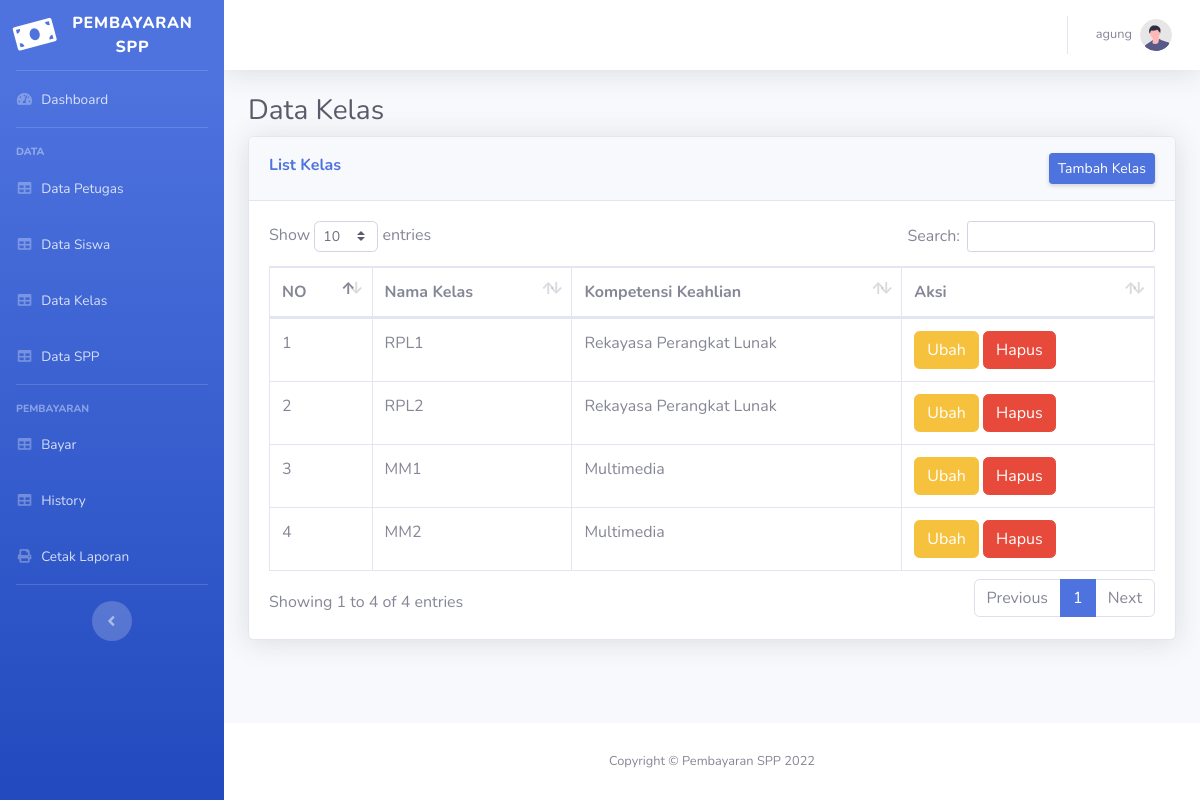
/includes/petugas?p=kelas (signed in), run on the app's committed database.
### tables this page shows
CREATE TABLE `kelas` (
  `id_kelas` int(11) NOT NULL,
  `nama_kelas` varchar(10) NOT NULL,
  `kompetensi_keahlian` varchar(50) NOT NULL
);

### config/koneksi.php (called while the page is built, shortened)
<?php
class DB {
    var $host = "localhost";
    var $user = "root";
    var $pass = "";
    var $dbs = "db_spp1";
    public function connect()
    {
        $conn = new mysqli($this->host, $this->user, $this->pass, $this->dbs) or die(mysqli_connect_error());
        return $conn;
    }
    public function query($query)
    {
        $conn = $this->connect();
        $queryRun = mysqli_query($conn, $query) or die(mysqli_errno($conn));
        return $queryRun;
    }
    public function fetchAll($query)
    {
        $queryRun = $this->query($query);
        $data = $queryRun->fetch_all(MYSQLI_ASSOC);
        return $data;
    }
}
?>

### includes/petugas/Petugas.php (called while the page is built, shortened)
<?php
include "../../config/koneksi.php";
class Petugas extends DB{
    public function allData($table)
    {
        $data = $this->fetchAll("SELECT * from $table");
        return $data;
    }
}

### includes/petugas/data-kelas.php (the view)
<div class="container-fluid">
<h1 class="h3 mb-2 text-gray-800">Data Kelas</h1>
<div class="card shadow mb-4">
    <div class="card-header py-3">
        <h6 class="m-0 font-weight-bold text-primary d-inline">List Kelas</h6>
        <a href="?p=tambah_kelas" class="d-inline d-sm-inline btn btn-sm btn-primary shadow-sm float-right"> Tambah Kelas</a>
    </div>
    <div class="card-body">
        <div class="table-responsive">
            <table class="table table-bordered" id="dataTable" width="100%" cellspacing="0">
                <thead>
                    <tr>
                        <th>NO</th>
                        <th>Nama Kelas</th>
                        <th>Kompetensi Keahlian</th>
                        <th>Aksi</th>
                    </tr>
                </thead>
                <tbody>
                    <?php
                        $no = 1;
                        $petugas = $db->allData("kelas");
                        foreach ($petugas as $key => $row) :
                    ?>
                    <tr>
                        <td><?=$no++?></td>
                        <td><?=$row["nama_kelas"]?></td>
                        <td><?=$row["kompetensi_keahlian"]?></td>
                        <td>
                            <a href="?p=edit_kelas&id=<?=$row['id_kelas']?>" class="btn btn-warning">Ubah</a>
                            <a href="?p=delete_kelas&id=<?=$row['id_kelas']?>" onclick="return confirm('Yakin untuk menghapus?')"  class="btn btn-danger">Hapus</a>
                        </td>
                    </tr>
                    <?php endforeach ?>
                </tbody>
            </table>
        </div>
    </div>
</div>
</div>

### data on the page
kelas: nama_kelas "RPL1", kompetensi_keahlian "Rekayasa Perangkat Lunak"
kelas: nama_kelas "RPL2", kompetensi_keahlian "Rekayasa Perangkat Lunak"
kelas: nama_kelas "MM1", kompetensi_keahlian "Multimedia"
kelas: nama_kelas "MM2", kompetensi_keahlian "Multimedia"

### other printed values
$_SESSION["nama"] "agung"
